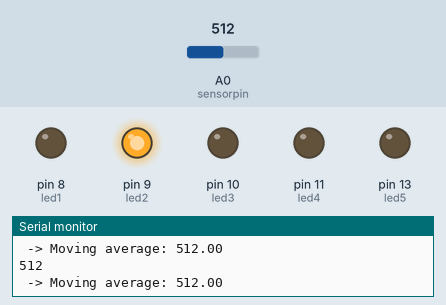
The sketch below on a simulated Arduino Uno, built with avr-gcc and run on an emulated ATmega328P. On the bench: output pins drawn as LEDs (lit = HIGH), the last lines printed to the serial monitor. The inputs (shaded band) are chosen by the test bench; at power-on: A0 (sensorpin) = 512.

Above: at 1.2 s.
1.3 s: A0 (sensorpin) set to 990
At 1.38 s:
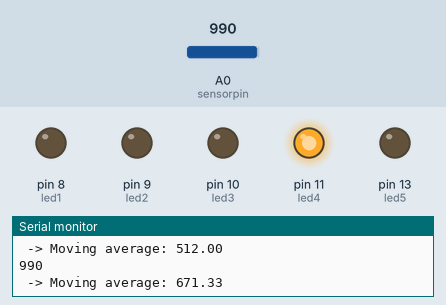
2.9 s: A0 (sensorpin) set to 1010
At 3.8 s:
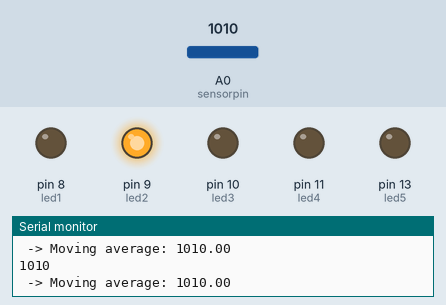
4.5 s: A0 (sensorpin) set to 104
At 4.59 s:
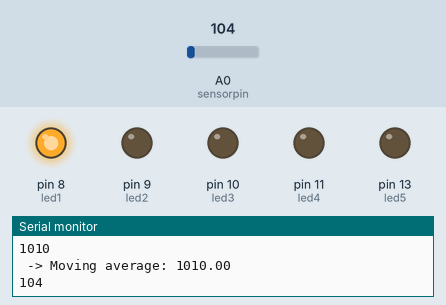
6.1 s: A0 (sensorpin) set to 89
At 7.4 s:
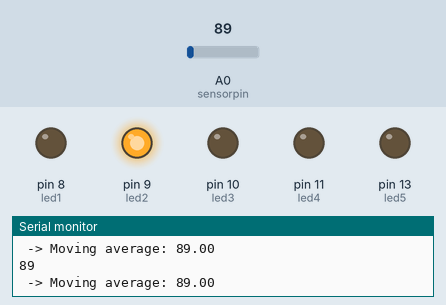
Timing chart, 0 to 8.7 s (numbered marks = the images above; inputs shaded):
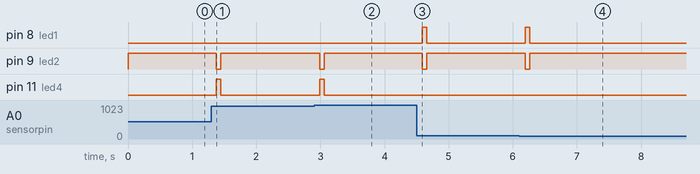

The sketch:

TASK2_CODE_ARDUINO_.ino
```cpp
// declare variables
int sensorpin = A0;  // sensor pin
int sensor;
int s=0;
int q=0;
// sensor readings
// LED pins
int led1 = 8;
int led2 = 9;
int led3 = 10;
int led4 = 11;
int led5 = 13;


const int WINDOW_SIZE = 3;     // Number of samples in moving average
double buffer[WINDOW_SIZE];    // Store values
int index = 0;                 // Current position
int count = 0;                 // How many values have been inserted
double sum = 0;                // Running sum

double movingAverage(double newValue) {
  sum -= buffer[index];
  buffer[index] = newValue;
  sum += newValue;
  index = (index + 1) % WINDOW_SIZE;
  if (count < WINDOW_SIZE) count++;
  return sum / count;
}

void setup() {
  // set LED pins as outputs
  pinMode(led1,OUTPUT);
  pinMode(led2,OUTPUT);
  pinMode(led3,OUTPUT);
  pinMode(led4,OUTPUT);
  pinMode(led5,OUTPUT);
  // initialize serial communication
  Serial.begin(9600);
}

void loop(){
  // read sensor value
  sensor = analogRead(sensorpin);
  // print sensor value
  Serial.println(sensor);

  double val = sensor;
  double avg = movingAverage(val);
  Serial.print(" -> Moving average: ");
  Serial.println(avg);


  // turn on LEDs if sensor reading hits a certain value
  if(avg<s && s<q){
    digitalWrite(8,HIGH);
    digitalWrite(9,LOW);
    digitalWrite(11,LOW);
    digitalWrite(13,LOW);
  }
  else if(avg==s){
    digitalWrite(8,LOW);
    digitalWrite(9,HIGH);
    digitalWrite(11,LOW);
    digitalWrite(13,LOW);
  }
  else if(avg>s && s<q){
    digitalWrite(8,LOW);
    digitalWrite(9,LOW);
    digitalWrite(11,HIGH);
    digitalWrite(13,HIGH);
  }
  else if(avg>s && s>q){
    digitalWrite(8,LOW);
    digitalWrite(9,LOW);
    digitalWrite(11,HIGH);
    digitalWrite(13,LOW);
  }
  q=s;
  s=avg;

}
```

Measured:
- the behaviour switches between 999 and 1000 on A0 (sensorpin) (found by bisection; images 1 and 2)
- the behaviour switches between 100 and 99 on A0 (sensorpin) (found by bisection; images 3 and 4)
- after the input at 1.3 s, pin 9 (led2): HIGH → LOW after 0.07 s, → HIGH 0.07 s later; pin 11 (led4): LOW → HIGH after 0.07 s, → LOW 0.07 s later
- after the input at 2.9 s, pin 9 (led2): HIGH → LOW after 0.09 s, → HIGH 0.07 s later; pin 11 (led4): LOW → HIGH after 0.09 s, → LOW 0.07 s later
- after the input at 4.5 s, pin 8 (led1): LOW → HIGH after 0.09 s, → LOW 0.07 s later; pin 9 (led2): HIGH → LOW after 0.09 s, → HIGH 0.07 s later
- after the input at 6.1 s, pin 8 (led1): LOW → HIGH after 0.10 s, → LOW 0.06 s later; pin 9 (led2): HIGH → LOW after 0.10 s, → HIGH 0.06 s later
